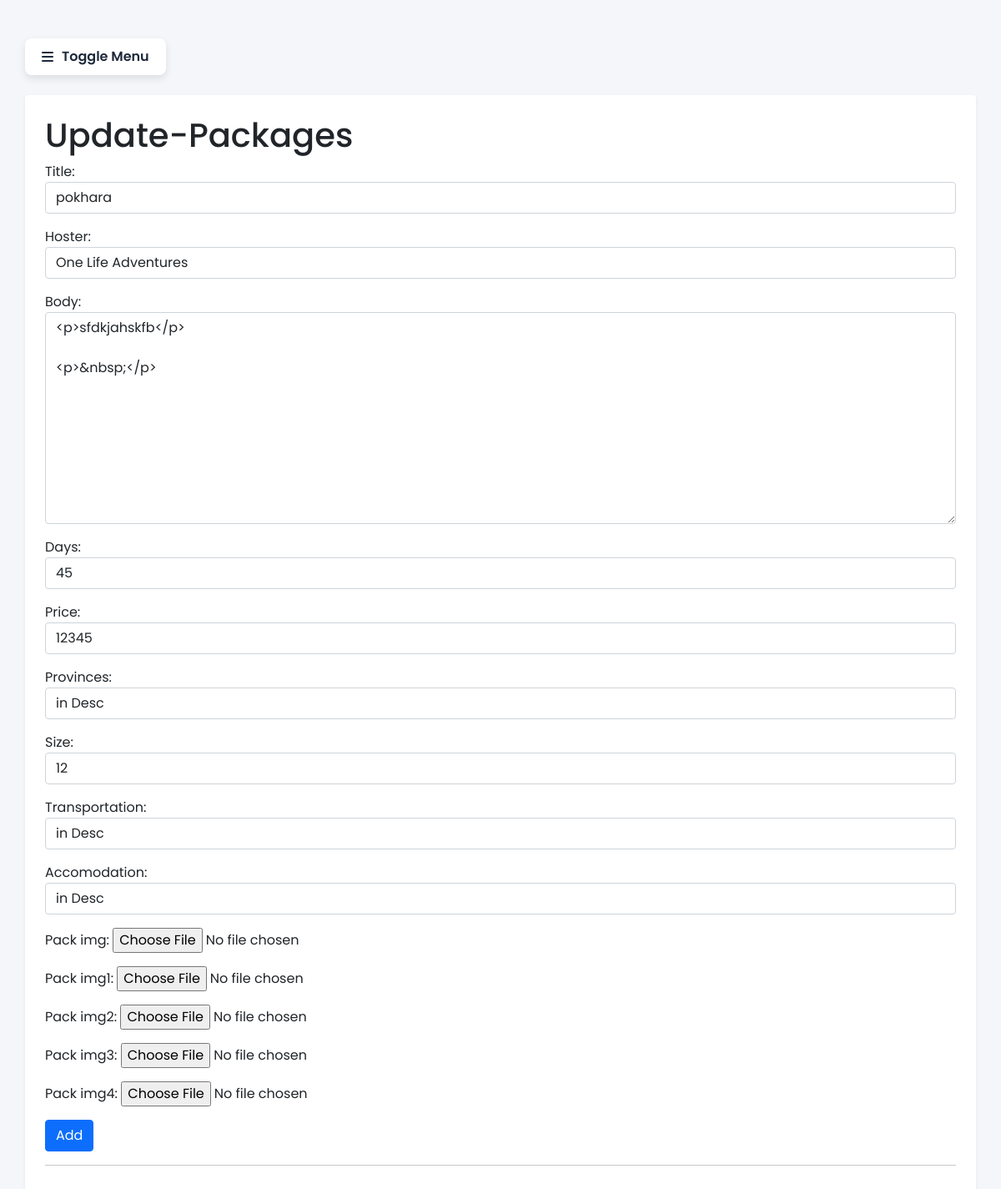
/details/edit/48/ (signed in), run on the app's committed database.
### TourM/models.py (models this page shows, shortened)
class Post(models.Model):
    title = models.CharField(max_length=255)
    body = RichTextField()
    days = models.PositiveIntegerField(validators=[MaxValueValidator(100),MinValueValidator(1)])
    price = models.IntegerField(default='',null=False)
    Provinces = models.CharField(default='in_desc', max_length=255, null=False)
    Size = models.PositiveIntegerField(default='1', validators=[MaxValueValidator(100),MinValueValidator(11)])      #group size {if paxi availability add garne bhe useful}
    Hoster=models.CharField(max_length=255, null=False)
    Accomodation= models.CharField(default='', max_length=255, null=False)
    Transportation= models.CharField(default='', max_length=255, null=False)
    pack_img = models.ImageField(null = True, blank=True, upload_to="pacImages/")
    pack_img1 = models.ImageField(null = True, blank=True, upload_to="pacImages/")
    pack_img2 = models.ImageField(null = True, blank=True, upload_to="pacImages/")
    pack_img3 = models.ImageField(null = True, blank=True, upload_to="pacImages/")
    pack_img4 = models.ImageField(null = True, blank=True, upload_to="pacImages/")

### TourM/views.py (the view)
# urls.py: path('details/edit/<int:pk>/', UpdatePostView.as_view(), name="UpdatePost"),
class UpdatePostView(UpdateView):
    model = Post
    template_name = 'ad_editPack.html'
    form_class = PostForm

### TourM/forms.py
class PostForm(forms.ModelForm):
    class Meta:
        model = Post
        fields = ('title', 'Hoster', 'body', 'days', 'price','Provinces','Size','Transportation' ,'Accomodation','pack_img','pack_img1','pack_img2','pack_img3','pack_img4')
        widgets = {
            'title': forms.TextInput( attrs={'class': 'form-control'}),
            'Hoster': forms.Select(choices = choices3,attrs={'class': 'form-control'}),
            'days': forms.NumberInput( attrs={'class': 'form-control'}),
            'Provinces': forms.Select(choices = choices,attrs={'class': 'form-control'}),
            'price': forms.TextInput( attrs={'class': 'form-control'}),
            'body': forms.Textarea( attrs={'class': 'form-control'}),
            'Size': forms.NumberInput ( attrs={'class': 'form-control'}),
            'Transportation': forms.Select(choices = choices2,attrs={'class': 'form-control'}),
            'Accomodation': forms.Select(choices = choices1,attrs={'class': 'form-control'}),
        }

### TourM/templates/ad_editPack.html
{%extends 'adminbase.html'%} {%block title%}YUpdate package{%endblock%} {%block content%} {% if user.is_superuser %}
<h1>Update-Packages</h1>
<div class="form-group">
    <form method="POST" enctype="multipart/form-data">
        {%csrf_token%} {{form.media}} {{form.as_p}}
        <button class="btn btn-primary">Add</button>
    </form>
</div>
<hr> {%else%}
<h1>you are not allowed here</h1>
<a href="{%url 'homepage'%}">Redirect</a>{%endif%} {%endblock%}

### static/admin.css (style rules this page uses)
* { margin: 0; padding: 0; box-sizing: border-box; font-family: 'Poppins', sans-serif; }
body { min-height: 100vh; background-color: #f4f6f9; }

### data on the page
Post: title "pokhara", Hoster "One Life Adventures", body "<p>sfdkjahskfb</p> <p>&nbsp;</p>", days "45", price "12345", Provinces "in Desc", Size "12", Transportation "in Desc", Accomodation "in Desc"
